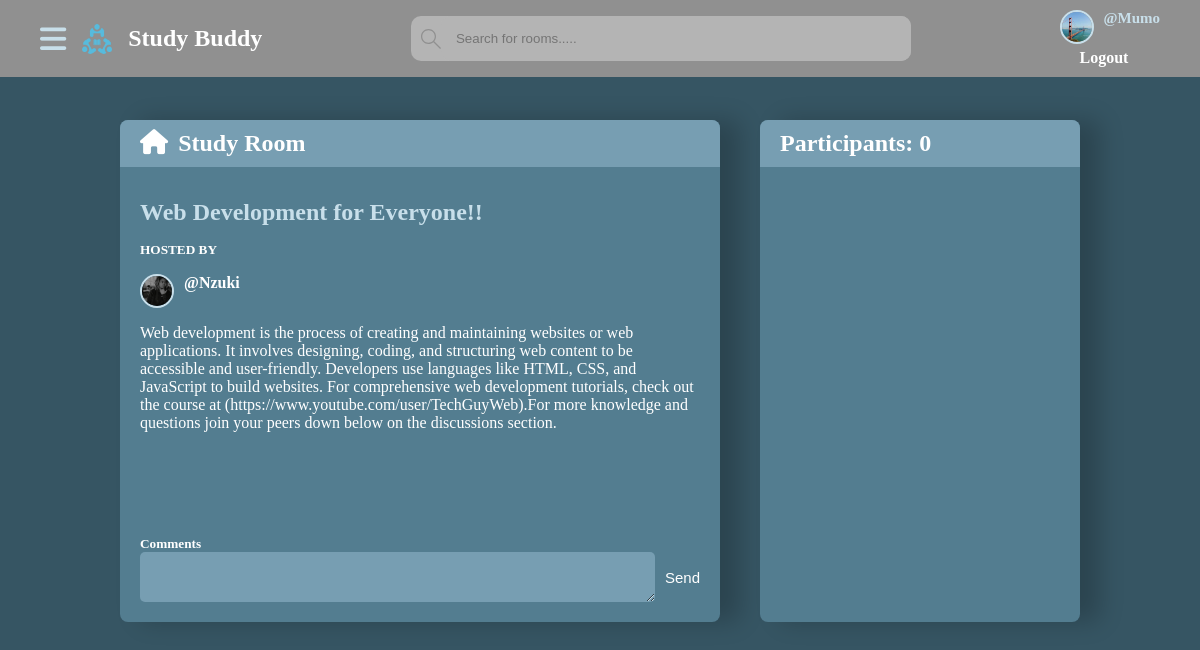
Screenshot of /studybud/3/ (signed in) with the database file from the repository.
### core/models.py (models this page shows, shortened)
class UserProfile(models.Model):
    user = models.OneToOneField(User, on_delete=models.CASCADE)
    profile_pic = models.ImageField(upload_to='profile_pic/')
    bio = models.CharField(max_length=1000)
    @property
    def image_url(self):
        if self.profile_pic:
            return self. profile_pic.url
        else:
            return 'static/images/images.png'

class Room(models.Model):
    host = models.ForeignKey(User, on_delete=models.CASCADE)
    topic = models.ForeignKey(Topic, on_delete=models.CASCADE)
    name = models.CharField(max_length=200)
    description = models.TextField()
    participants = models.ManyToManyField(User,
                                          related_name='participants',
                                          blank=True
                                          )
    created_at = models.DateTimeField(auto_now_add=True)
    updated_at = models.DateTimeField(auto_now=True)
    class Meta:
        ordering = ['-updated_at', '-created_at']

### core/views.py (the view, shortened to what this page needs)
# urls.py: path('<int:pk>/', views.room, name="room"),
@login_required(login_url='login')
def room(request, pk):
    user_profile = UserProfile.objects.get(user=request.user)
    form = ProfileForm(request.POST, request.FILES, instance=user_profile)
    topics = Topic.objects.all()
    topics_count = topics.count()
    the_room = Room.objects.get(pk=pk)
    room_messages = Message.objects.filter(room=the_room)
    participants = the_room.participants.all()
    context = {
        "the_room": the_room,
        "room_messages": room_messages,
        "participants": participants,
        "topics_count": topics_count,
        "topics": topics,
        "form": form,
    }
    return render(request, 'core/the room.html', context)

### core/forms.py
class ProfileForm(forms.ModelForm):
    class Meta:
        model = UserProfile
        fields = ['profile_pic', 'bio']
        widgets = {
            'profile_pic': forms.FileInput(attrs={'class': 'custom-file-input'}),
        }
        widgets = {
            'bio': forms.Textarea(attrs={'class': 'bio-textarea'}),
        }
    bio = forms.CharField(
        widget=forms.Textarea(attrs={'class': 'bio-textarea'}),
        error_messages={'required': ''}  # Set the error message to an empty string
    )
    profile_pic = forms.ImageField(
        widget=forms.FileInput(attrs={'class': 'custom-file-input'}),
        error_messages={'required': ''}  # Set the error message to an empty string
    )

### templates/core/the room.html (shortened to what this page needs)
<!DOCTYPE html>
{% extends 'core/base.html'%}
{% load static %}
    {% block content %}
     <section class="room-container">
         <div class="room__content">
             <div class="room__header">
                 <a href="{% url 'index' %}">
                     <i class="fa-solid fa-house"></i>
                 </a>
                 <h2>Study Room</h2>
             </div>
             <div class="room__host">
                 <h1>{{the_room.name}}</h1>
                 <h5>HOSTED BY</h5>
                 <a href="{% url 'profile' the_room.host.userprofile.user.id %}">
                      <img src="{% if the_room.host.userprofile.profile_pic %}{{ the_room.host.userprofile.image_url }}{% else %}{% static 'images/images.png' %}{% endif %}"/>
                     <p>@{{the_room.host}}</p>
                 </a>
                 <p>
                     {{the_room.description}}
                 </p>
             </div>
             <div class="room__messages">
             </div>
             <div class="comment-form">
                 <h5>Comments</h5>
                 {% if request.user.is_authenticated %}
                 <form method="POST" action="">
                    <textarea name="message" placeholder="Write your comment here....">
                    </textarea>
                     <button type="submit">Send</button>
                 </form>
                 {% endif %}
             </div>
         </div>
         <div class="room__participants">
             <h2>Participants: <span>{{participants.all.count}}</span></h2>
         </div>
     </section>
    {% endblock content %}

### templates/core/base.html (shortened to what this page needs)
<!DOCTYPE html>
{% load static %}
<html lang="en">
<head>
    <link rel="stylesheet" href="{% static 'styles/base.css' %}"/>
    <link rel="stylesheet" href="{% static 'styles/index.css' %}"/>
    <link rel="stylesheet" href="{% static 'styles/profile.css' %}"/>
    <link rel="stylesheet" href="{% static 'styles/room.css' %}"/>
</head>
<body>
    <nav>
        <div class="nav-container">
            <div class="logo">
                 <i class="fa-solid fa-bars open-topics"></i>
                <a href="{% url 'index' %}">
                    <img src="{% static 'images/favicon.ico' %}"/>
                    <h1>Study Buddy</h1>
                </a>
            </div>
            <div class="search-bar">
                    <form method="GET" action="{% url 'index' %}" id="searchbar">
                        <label>
                          <input type="text" name="q" placeholder="Search for rooms....."/>
                        </label>
                    </form>
            </div>
            <div class="links">
                 {% if user.is_authenticated %}
                     <a class="profile-link" href="{% url 'profile' request.user.id %}">
                        <img src="{{ request.user.userprofile.image_url }}">
                        <p>@{{request.user.username}}</p>
                    </a>
                {% else %}
                     <a class="profile-link" href="#">
                        <img src="{% static 'images/images.png' %}">
                        <p>Guest</p>
                    </a>
                {% endif %}
                {% if user.is_authenticated %}
                 <a class="login" href="{% url 'logout' %}">
                    Logout
                </a>
                {% else %}
                <a class="login" href="{% url 'login' %}">
                    Login/Register
                </a>
                {% endif %}
            </div>
        </div>
    </nav>
    {% block content %}
    {% endblock content %}
</body>
</html>

### static/styles/base.css (style rules this page uses)
* { padding: 0; margin: 0; text-decoration: none; list-style: none; color: var(--text-color); }
:root { --text-color: #ffffff; --special-links: #636363; --links-hover: #c8dfea; --nav-background-color: #909090; --search-bar: #B4B4B4; --body-background-color: #365563; --link-background: #537d90; --hover-color: #779eb2; }
nav { background: var(--nav-background-color); position: fixed; top: 0; z-index: 9999; width: 100%; }
.nav-container { padding: 10px 40px; display: flex; align-items: center; justify-content: space-between; }
.nav-container img { width: 30px; height: 30px; }
.logo { display: flex; align-items: center; gap: 1rem; }
.logo a { display: flex; align-items: center; gap: 1rem; }
.logo i { color: var(--links-hover); font-size: 30px; cursor: pointer; }
.nav-container .links { display: flex; flex-direction: column; gap: 5px; }
.nav-container .links .profile-link { display: flex; gap: 10px; }
.nav-container .links .profile-link img { border-radius: 50%; border: 2px solid var(--links-hover); }
.nav-container .links .profile-link p { color: var(--links-hover); font-weight: 700; font-size: 15px; }
.nav-container .links .login { margin-left: 20px; font-weight: 700; transition: transform 0.3s ease, color 0.3s ease; }
.nav-container #searchbar { width: 500px; display: flex; align-items: center; border: none; background: var(--search-bar); border-radius: 10px; }
.nav-container #searchbar label { display: flex; align-items: center; width: 100%; }
.nav-container #searchbar label input { flex: 1; border: none; outline: none; padding: 15px; background-color: var(--search-bar); border-radius: 10px; margin-left: 0; }
.nav-container #searchbar label svg { width: 20px; height: 20px; fill: var(--nav-background-color); margin-right: 0; margin-left: 10px; }
body { background: var(--body-background-color); }

### static/styles/index.css (style rules this page uses)
* { padding: 0; margin: 0; text-decoration: none; list-style: none; color: var(--text-color); }
:root { --text-color: #ffffff; --special-links: #636363; --links-hover: #c8dfea; --nav-background-color: #909090; --search-bar: #B4B4B4; --body-background-color: #365563; --link-background: #537d90; --hover-color: #779eb2; }

### static/styles/profile.css (style rules this page uses)
* { padding: 0; margin: 0; text-decoration: none; list-style: none; color: var(--text-color); }
:root { --text-color: #ffffff; --special-links: #636363; --links-hover: #c8dfea; --nav-background-color: #909090; --search-bar: #B4B4B4; --body-background-color: #365563; --link-background: #537d90; --hover-color: #779eb2; }

### static/styles/room.css (style rules this page uses)
* { padding: 0; margin: 0; text-decoration: none; list-style: none; color: var(--text-color); }
:root { --text-color: #ffffff; --special-links: #636363; --links-hover: #c8dfea; --nav-background-color: #909090; --search-bar: #B4B4B4; --body-background-color: #365563; --link-background: #537d90; --hover-color: #779eb2; }
.room-container { padding: 120px; display: grid; grid-template-columns: 2fr 1fr }
.room-container .room__content { display: flex; flex-direction: column; gap: 2rem; width: 600px; height: fit-content; border-radius: 8px; background: var(--link-background); box-shadow: 20px 0 24px rgba(0,0,0,0.2); }
.room__content .room__header { display: flex; gap: 10px; background: var(--hover-color); padding: 10px 20px; border-radius: 8px 8px 0 0; }
.room__header a i { font-size: 25px; }
.room__content .room__host { display: flex; flex-direction: column; gap: 1rem; padding: 0 20px; }
.room__host h1 { color: var(--links-hover); }
.room__host a { display: flex; gap: 10px; }
.room__host a img { width: 30px; height: 30px; border: 2px solid var(--links-hover); border-radius: 50%; }
.room__host a p { font-weight: 700; }
.room__content .room__messages { padding: 0 20px 20px 20px; overflow-y: auto; max-height: 1000px; }
.room__content .comment-form { padding: 20px; }
.comment-form form { display: flex; gap: 10px; }
.comment-form form textarea { width: 100%; padding: 10px 20px; background: var(--hover-color); border: none; border-radius: 5px; outline: none; }
.comment-form form textarea::placeholder { color: var(--text-color); }
.comment-form form button { background: transparent; border: none; outline: none; color: var(-text-color); cursor: pointer; font-size: 15px; }
.room-container .room__participants { display: flex; flex-direction: column; gap: 2rem; background: var(--link-background); border-radius: 8px; box-shadow: 20px 0 24px rgba(0, 0, 0,0.2); }
.room__participants h2 { padding: 10px 20px; background: var(--hover-color); border-radius: 8px 8px 0 0; }

### rows the page displays
Room: name "Web Development for Everyone!!", host.profile_pic (picture), host "Nzuki", description "Web development is the process of creating and maintaining websites or web applications. It involves designing, coding, and structuring web content to be accessible and user-friendly. Developers use languages like HTML, CSS, and JavaScript to build websites. For comprehensive web development tutorials, check out the course at (https://www.youtube.com/user/TechGuyWeb).For more knowledge and questions join your peers down below on the discussions section."

### other values shown
{{ request.user.username }} "Mumo"
{{ participants.all.count }} "0"
